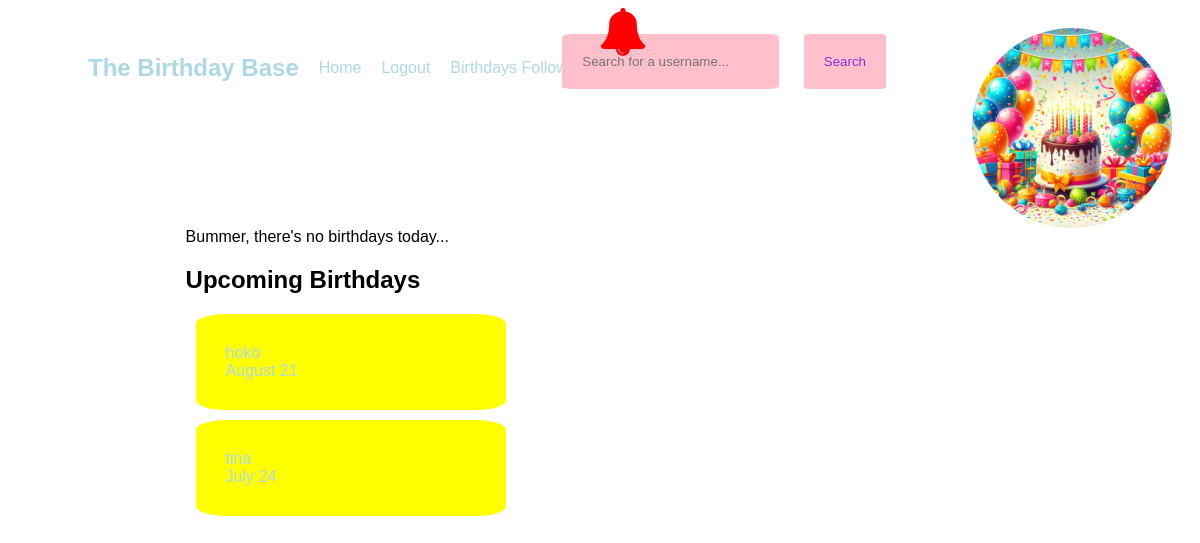
/ (signed in), run on an earlier commit of the app's database.
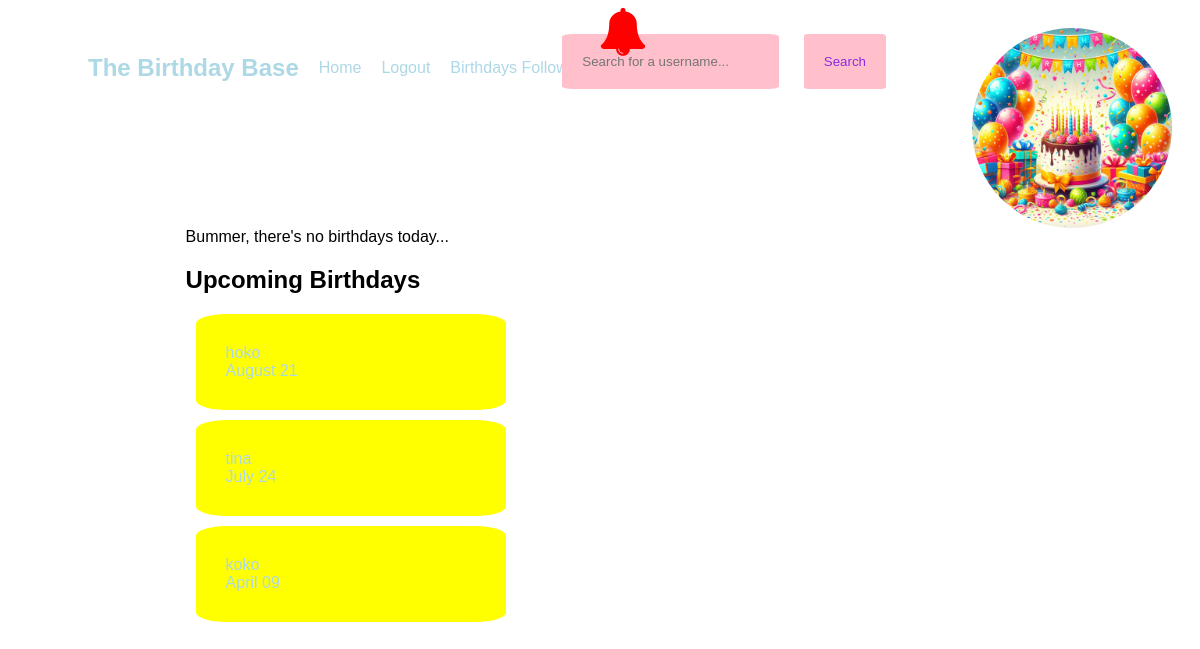
And on a later commit of the database.
### app.py (models this page shows, shortened)
class User(db.Model, UserMixin):
    id = db.Column(db.Integer, primary_key=True)
    username = db.Column(db.String(20), nullable=False, unique=True)
    password = db.Column(db.String(80), nullable=False)
    first_name = db.Column(db.String(20), nullable=False)
    last_name = db.Column(db.String(80), nullable=True)
    birthday = db.Column(db.Date, nullable=False)
    profile_pic = db.Column(db.String(), default="default.jpg")
    followed = db.relationship(
        "Follow",
        foreign_keys=[Follow.follower_id],
        backref=db.backref("follower", lazy="joined"),
        lazy="dynamic",
        cascade="all, delete-orphan",
    )
    followers = db.relationship(
        "Follow",
        foreign_keys=[Follow.followed_id],
        backref=db.backref("followed", lazy="joined"),
        lazy="dynamic",
        cascade="all, delete-orphan",
    )
    postsender = db.relationship(
        "Post",
        backref=backref("postsender", uselist=False),
        foreign_keys=[Post.sender],
        lazy=True,
    )

### app.py (the view)
@app.route("/")
def home():
    todaybday = User.query.filter_by(birthday=date.today()).all()
    today = datetime.today()
    three_months_later = today + relativedelta(months=3)
    print('three_months_later ' + str(three_months_later))
    print('func.extract(\'month\', User.birthday) ' + str(func.extract('month', User.birthday)))
    print('today.month ' + str(today.month))
    print('three_months_later.month ' + str(three_months_later.month))
    upcoming = User.query.filter(
    and_(
        (func.extract('month', User.birthday) >= today.month),
        (func.extract('day', User.birthday) >= today.day),
        )
    )
    return render_template("home.html", today=todaybday, upcoming=upcoming)

### app.py (called while the page is built)
@login_manager.user_loader
def load_user(user_id):
    return User.query.get(int(user_id))

@app.context_processor
def base():
    def notifbday():
        user_id = flask_login.current_user.id
        current_date = datetime.now()
        one_month_earlier = current_date + relativedelta(months=1)
        birthdays_in_last_month = User.query.join(
            Follow, Follow.follower_id == user_id
        ).filter(
            User.birthday >= current_date,
            User.birthday <= one_month_earlier
        ).all()
        return birthdays_in_last_month
    return dict(notif=notifbday)

### templates/home.html
{% extends 'base.html' %} {% block content %}
<section>
  {% if today|length >= 1 %}
  <h1>It's someone's birthday today!</h1>
  {% for t in today %}
  <p>People with birthdays today...</p>
  {{t.username}} {% endfor %} {% else %}
  <p>Bummer, there's no birthdays today...</p>
  {% endif %}
  <h2>Upcoming Birthdays</h2>
  {% for u in upcoming %}
  <div class="upcoming">
    <a href="{{ url_for('profile', username=u.username) }}">
      {{ u.username }}<br />
      {{ u.birthday.strftime('%B %d') }}
    </a>
  </div>
  {% endfor %}
</section>
 {% endblock %}

What changed in the data, as far as the page shows it:
added User: username "koko", birthday "April 09"
